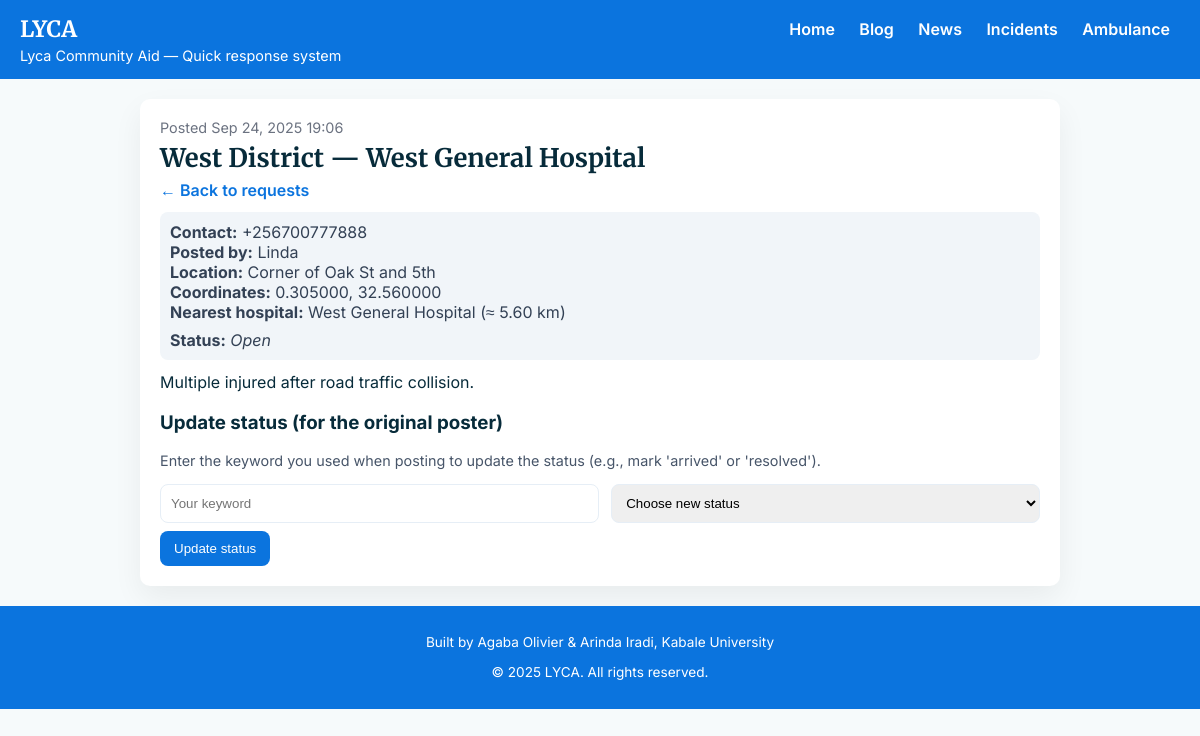
/ambulance_request.php?slug=west-district-linda, run on the app's committed database.
### tables this page shows
CREATE TABLE `ambulance_requests` (
  `id` int(10) UNSIGNED NOT NULL,
  `slug` varchar(255) NOT NULL,
  `requester_name` varchar(255) DEFAULT NULL,
  `is_anonymous` tinyint(1) NOT NULL DEFAULT 0,
  `phone` varchar(64) NOT NULL,
  `area` varchar(512) DEFAULT NULL COMMENT 'Human-readable area / neighborhood',
  `location_text` varchar(512) DEFAULT NULL COMMENT 'Address or landmark',
  `latitude` decimal(9,6) DEFAULT NULL,
  `longitude` decimal(9,6) DEFAULT NULL,
  `nearest_hospital` varchar(255) DEFAULT NULL,
  `distance_km` decimal(6,2) DEFAULT NULL COMMENT 'Approx distance in kilometres',
  `description` text DEFAULT NULL,
  `status` enum('open','enroute','arrived','resolved','cancelled') NOT NULL DEFAULT 'open',
  `assigned_to` varchar(255) DEFAULT NULL COMMENT 'Optional: ambulance operator name/phone/identifier',
  `secret_key_hash` varchar(255) NOT NULL COMMENT 'Password-hash of the poster keyword used to update status',
  `posted_at` datetime NOT NULL DEFAULT current_timestamp(),
  `updated_at` timestamp NOT NULL DEFAULT current_timestamp() ON UPDATE current_timestamp(),
  `is_public` tinyint(1) NOT NULL DEFAULT 1
);

### ambulance_request.php (the view, shortened to what this page needs)
<?php
require __DIR__ . '/db.php';
function esc($s){ return htmlspecialchars($s ?? '', ENT_QUOTES|ENT_SUBSTITUTE, 'UTF-8'); }
$slug = $_GET['slug'] ?? '';
$stmt = $pdo->prepare("SELECT * FROM ambulance_requests WHERE slug = ? AND is_public = 1 LIMIT 1");
$stmt->execute([$slug]);
$req = $stmt->fetch();
?>
<!doctype html>
<html lang="en">
<head>
</head>
<body>
  <header>
    <div class="nav">
      <div class="brand">LYCA</div>
      <nav>
        <a href="index.php">Home</a>
        <a href="blog_index.php">Blog</a>
        <a href="news_index.php">News</a>
        <a href="incidents_index.php">Incidents</a>
        <a href="ambulance_index.php">Ambulance</a>
      </nav>
    </div>
    <div style="font-size:0.9rem;margin-top:4px">Lyca Community Aid — Quick response system</div>
  </header>
  <div class="container">
    <div class="meta">Posted <?= esc(date('M j, Y H:i', strtotime($req['posted_at']))) ?></div>
    <h1 class="title"><?= esc($req['area']) ?> — <?= $req['nearest_hospital'] ? esc($req['nearest_hospital']) : '' ?></h1>
    <div><a href="ambulance_index.php" style="color:#0b74de;text-decoration:none;font-weight:600">← Back to requests</a></div>
    <div class="info">
      <div><strong>Contact:</strong> <?= esc($req['phone']) ?></div>
      <div><strong>Posted by:</strong> <?= $req['is_anonymous'] ? 'Anonymous' : esc($req['requester_name'] ?? 'Anonymous') ?></div>
      <?php if ($req['location_text']): ?><div><strong>Location:</strong> <?= esc($req['location_text']) ?></div><?php endif; ?>
      <?php if ($req['latitude'] && $req['longitude']): ?><div><strong>Coordinates:</strong> <?= esc($req['latitude']) ?>, <?= esc($req['longitude']) ?></div><?php endif; ?>
      <?php if ($req['nearest_hospital']): ?><div><strong>Nearest hospital:</strong> <?= esc($req['nearest_hospital']) ?> (≈ <?= esc($req['distance_km']) ?> km)</div><?php endif; ?>
      <div style="margin-top:8px"><strong>Status:</strong> <em><?= esc(ucfirst($req['status'])) ?></em></div>
    </div>
    <div class="content"><?= nl2br(esc($req['description'])) ?></div>
    <section style="margin-top:18px">
      <h3>Update status (for the original poster)</h3>
      <p class="note">Enter the keyword you used when posting to update the status (e.g., mark 'arrived' or 'resolved').</p>
      <form method="post" action="ambulance_request.php?slug=<?= urlencode($req['slug']) ?>">
        <div class="form-row">
          <input name="keyword" class="input" placeholder="Your keyword" required>
          <select name="new_status" class="input" required>
            <option value="">Choose new status</option>
          </select>
        </div>
        <div>
          <button class="btn" type="submit">Update status</button>
        </div>
      </form>
    </section>
  </div>
  <footer>
    <p>Built by Agaba Olivier &amp; Arinda Iradi, Kabale University</p>
    <p>&copy; <?= date('Y') ?> LYCA. All rights reserved.</p>
  </footer>
</body>
</html>

### ambulance_request.php (style rules this page uses)
body { font-family:Inter,system-ui,Arial;margin:0;background:#f6fafb;color:#072b3a }
header,footer { background:#0b74de;color:white;padding:15px 20px }
header .nav { display:flex;align-items:center;justify-content:space-between }
header .nav a { color:white;text-decoration:none;margin:0 10px;font-weight:600 }
header .brand { font-family:Merriweather,serif;font-size:1.4rem;font-weight:bold }
.container { max-width:880px;margin:20px auto;background:white;padding:20px;border-radius:10px;box-shadow:0 12px 30px rgba(2,6,23,0.06) }
.title { font-family:Merriweather,serif;font-size:1.6rem;margin:6px 0 }
.meta { color:#6b7280;font-size:0.9rem }
.info { background:#f1f5f9;border-radius:8px;padding:10px;margin:12px 0;color:#334155 }
.form-row { display:flex;gap:12px;margin-bottom:8px }
.input,textarea,select { width:100%;padding:10px;border-radius:8px;border:1px solid #e6eef6 }
.btn { background:#0b74de;color:white;padding:10px 14px;border-radius:8px;border:0;cursor:pointer }
.note { font-size:0.9rem;color:#475569;margin-top:8px }
footer { text-align:center;font-size:0.85rem }

### data on the page
ambulance_requests: posted_at "Sep 24, 2025 19:06", area "West District", nearest_hospital "West General Hospital", phone "+256700777888", requester_name "Linda", location_text "Corner of Oak St and 5th", latitude "0.305000", longitude "32.560000", distance_km "5.60", status "Open", description "Multiple injured after road traffic collision."
